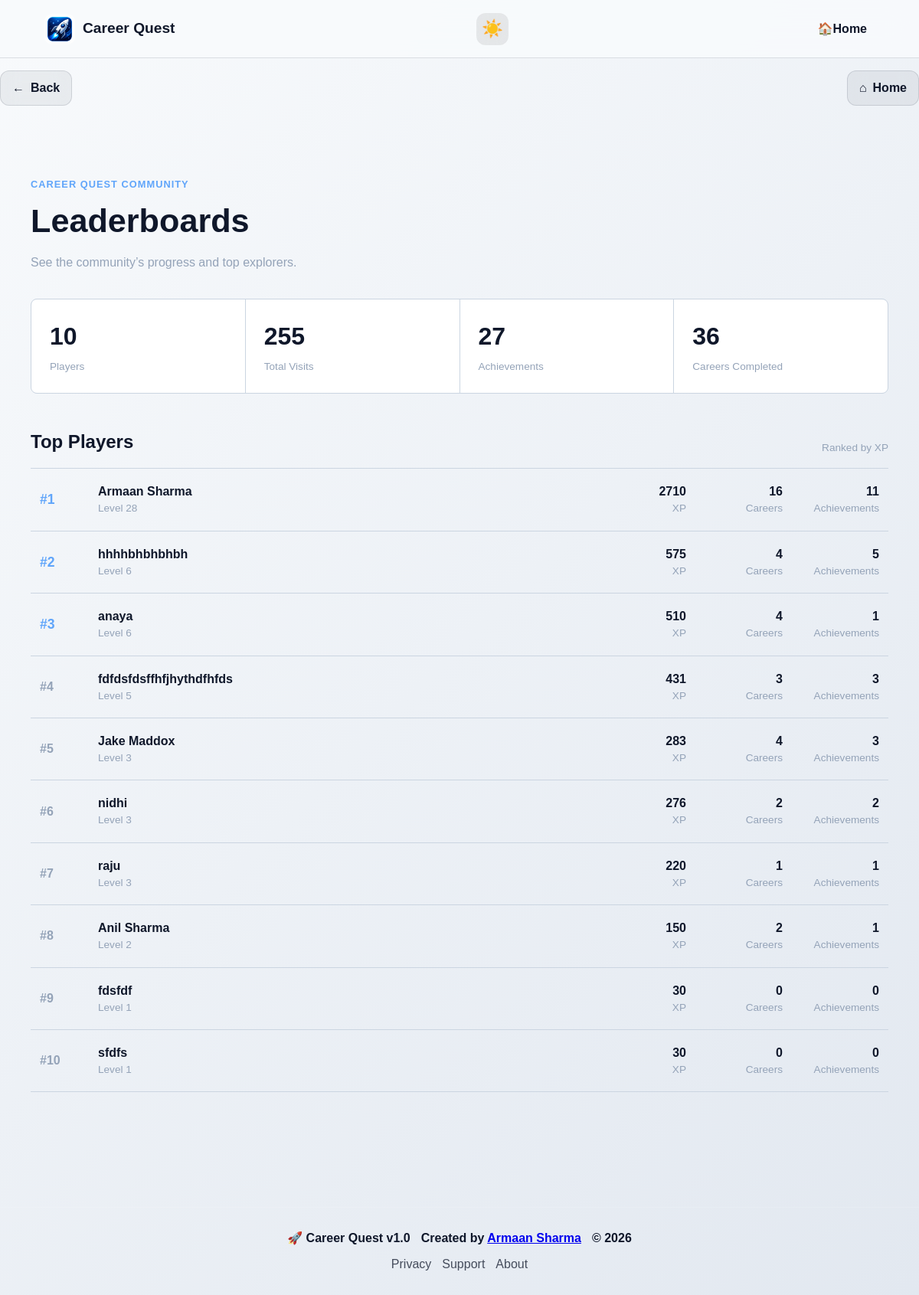
/leaderboards, run on an earlier commit of the app's database.
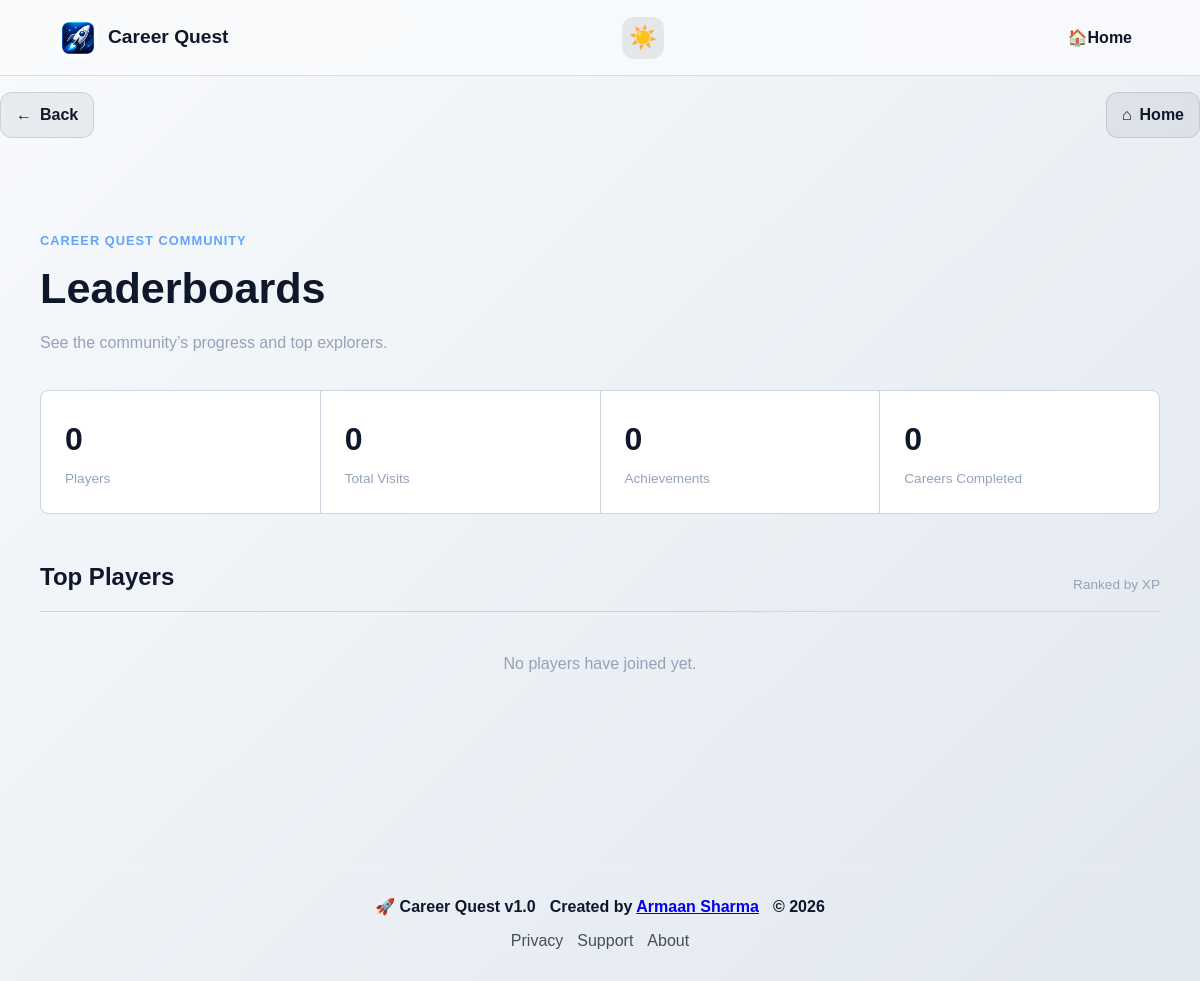
And on a later commit of the database.
### tables this page shows
CREATE TABLE players (

            name TEXT PRIMARY KEY,

            xp INTEGER DEFAULT 0,

            careers_completed INTEGER DEFAULT 0
        , current_streak INTEGER DEFAULT 0, best_streak INTEGER DEFAULT 0, last_active TEXT);

### app.py (the view)
@app.route("/leaderboards")
def leaderboards():
    players, stats = get_leaderboard_data()
    return render_template(
        "leaderboards.html",
        players=players,
        stats=stats
    )

### database.py (called while the page is built)
def get_db():
    conn = sqlite3.connect("career_quest.db")
    conn.row_factory = sqlite3.Row
    return conn

### templates/leaderboards.html
{% extends "base.html" %}
{% block content %}
<div class="container leaderboard-page">
    <header class="leaderboard-header">
        <p class="section-label">Career Quest Community</p>
        <h1>Leaderboards</h1>
        <p>See the community’s progress and top explorers.</p>
    </header>
    <div class="leaderboard-stats">
        <div>
            <strong>{{ stats["total_players"] }}</strong>
            <span>Players</span>
        </div>
        <div>
            <strong>{{ stats["visits"] }}</strong>
            <span>Total Visits</span>
        </div>
        <div>
            <strong>{{ stats["total_achievements"] }}</strong>
            <span>Achievements</span>
        </div>
        <div>
            <strong>{{ stats["total_careers_completed"] }}</strong>
            <span>Careers Completed</span>
        </div>
    </div>
    <section class="player-ranking">
        <div class="ranking-heading">
            <h2>Top Players</h2>
            <span>Ranked by XP</span>
        </div>
        {% if players %}
        <div class="ranking-list">
            {% for player in players %}
            <div class="ranking-row {% if loop.index <= 3 %}top-player{% endif %}">
                <span class="ranking-position">
                    #{{ loop.index }}
                </span>
                <div class="ranking-player">
                    <strong>{{ player["name"] }}</strong>
                    <span>Level {{ (player["xp"] // 100) + 1 }}</span>
                </div>
                <div class="ranking-value">
                    <strong>{{ player["xp"] }}</strong>
                    <span>XP</span>
                </div>
                <div class="ranking-value">
                    <strong>{{ player["careers_completed"] }}</strong>
                    <span>Careers</span>
                </div>
                <div class="ranking-value">
                    <strong>{{ player["achievements"] }}</strong>
                    <span>Achievements</span>
                </div>
            </div>
            {% endfor %}
        </div>
        {% else %}
        <p class="empty-ranking">
            No players have joined yet.
        </p>
        {% endif %}
    </section>
</div>
{% endblock %}

### templates/base.html (shortened to what this page needs)
<!DOCTYPE html>
<html lang="en">
<head>
    <link
        rel="stylesheet"
        href="{{ url_for('static', filename='style.css') }}"
    >
    <link
        rel="stylesheet"
        href="{{ url_for('static', filename='mobile-polish.css') }}"
    >
</head>
<body>
<nav class="navbar" id="site-navbar" aria-label="Main navigation">
    <a class="nav-brand nav-brand-link" href="/" aria-label="Career Quest home">
        <img
            src="{{ url_for('static', filename='logo.png') }}"
            class="nav-logo"
            alt=""
        >
        <span>Career Quest</span>
    </a>
    <div class="nav-controls">
        <button
            id="theme-toggle"
            class="theme-toggle"
            type="button"
            aria-label="Switch color theme"
            title="Switch color theme"
        >
        </button>
    </div>
    <div class="nav-links" id="primary-nav-links">
        <a href="/">
            <span aria-hidden="true">🏠</span>
            Home
        </a>
    </div>
</nav>
<div
    class="navigation-safety-bar"
    id="navigation-safety-bar"
    hidden
>
    <button
        type="button"
        class="app-back-button"
        id="app-back-button"
    >
        <span aria-hidden="true">←</span>
        Back
    </button>
    <a href="/" class="app-home-button">
        <span aria-hidden="true">⌂</span>
        Home
    </a>
</div>
<main id="main-content" class="site-main">
    {% block content %}
    {% endblock %}
</main>
<footer class="footer">
    <div class="footer-brand-line">
        <span>
            🚀 Career Quest v1.0
        </span>
        <span>
            Created by
            <a href="https://github.com/Armaan788" target="_blank" rel="noopener noreferrer">
                Armaan Sharma
            </a>
        </span>
        <span>
            © 2026
        </span>
    </div>
    <div class="footer-links">
        <a href="/privacy">
            Privacy
        </a>
        <a href="/support">
            Support
        </a>
        <a href="/about">
            About
        </a>
    </div>
</footer>
</body>
</html>

### static/mobile-polish.css (style rules this page uses)
:root { --cq-page-padding: clamp(14px, 3vw, 24px); --cq-safe-top: env(safe-area-inset-top, 0px); --cq-safe-right: env(safe-area-inset-right, 0px); --cq-safe-bottom: env(safe-area-inset-bottom, 0px); --cq-safe-left: env(safe-area-inset-left, 0px); --cq-touch-size: 48px; --cq-panel: rgba(15, 23, 42, 0.94); --cq-panel-light: rgba(248, 250, 252, 0.97); --cq-border: rgba(255, 255, 255, 0.13); --cq-shadow: 0 18px 45px rgba(2, 6, 23, 0.28); }
html { min-width: 320px; scroll-behavior: smooth; -webkit-text-size-adjust: 100%; text-size-adjust: 100%; }
body { width: 100%; max-width: 100%; overflow-x: hidden; padding-right: max(var(--cq-page-padding), var(--cq-safe-right)); padding-bottom: max(24px, var(--cq-safe-bottom)); padding-left: max(var(--cq-page-padding), var(--cq-safe-left)); }
img, svg, video, canvas { max-width: 100%; height: auto; }
button, a, input, select, textarea { -webkit-tap-highlight-color: transparent; }
button, input, select, textarea { font: inherit; }
button, .btn, .option-btn, .nav-links a, .mobile-menu-toggle, .theme-toggle, .app-back-button, .app-home-button { touch-action: manipulation; }
.site-main { min-height: 60vh; }
.navbar { isolation: isolate; gap: 18px; }
.nav-brand-link { color: inherit; text-decoration: none; flex: 0 0 auto; }
.nav-controls { display: flex; align-items: center; gap: 8px; margin-left: auto; }
.theme-toggle { position: static; flex: 0 0 auto; width: 42px; height: 42px; min-width: 42px; min-height: 42px; margin: 0; }
.nav-links { margin-left: auto; }
.nav-links a { display: inline-flex; align-items: center; justify-content: center; min-height: 42px; }
.navigation-safety-bar { width: min(1200px, 100%); margin: 16px auto 0; display: flex; align-items: center; justify-content: space-between; gap: 10px; }
.app-back-button, .app-home-button { min-height: 44px; display: inline-flex; align-items: center; justify-content: center; gap: 8px; padding: 10px 15px; border: 1px solid var(--cq-border); border-radius: 12px; color: inherit; background: rgba(255, 255, 255, 0.08); text-decoration: none; font-weight: 800; cursor: pointer; backdrop-filter: blur(12px); transition: transform 0.18s ease, background 0.18s ease; }
body.light-mode .mobile-menu-toggle, body.light-mode .app-back-button, body.light-mode .app-home-button { border-color: rgba(15, 23, 42, 0.12); background: rgba(15, 23, 42, 0.06); }
*, *::before, *::after { box-sizing: border-box; }
html, body { width: 100%; max-width: 100%; margin: 0; overflow-x: hidden !important; overscroll-behavior-x: none; }
body { position: relative; padding: 0 !important; touch-action: pan-y pinch-zoom; }
.site-main, .footer, .navbar, .navigation-safety-bar { width: 100%; max-width: 100%; }
.site-main { min-width: 0; }
.site-main > *, .container, .card, .quiz-card, .result-card, form, section, article { min-width: 0; }
.footer { margin-right: 0 !important; margin-left: 0 !important; }

What changed in the data, as far as the page shows it:
removed players: name "Armaan Sharma", (player['xp']//100)+1 "28", xp "2710", careers_completed "16", achievements "11"
removed players: name "hhhhbhbhbhbh", (player['xp']//100)+1 "6", xp "575", careers_completed "4", achievements "5"
removed players: name "anaya", (player['xp']//100)+1 "6", xp "510", careers_completed "4", achievements "1"
removed players: name "fdfdsfdsffhfjhythdfhfds", (player['xp']//100)+1 "5", xp "431", careers_completed "3", achievements "3"
removed players: name "Jake Maddox", (player['xp']//100)+1 "3", xp "283", careers_completed "4", achievements "3"
removed players: name "nidhi", (player['xp']//100)+1 "3", xp "276", careers_completed "2", achievements "2"
removed players: name "raju", (player['xp']//100)+1 "3", xp "220", careers_completed "1", achievements "1"
removed players: name "Anil Sharma", (player['xp']//100)+1 "2", xp "150", careers_completed "2", achievements "1"
removed players: name "fdsfdf", (player['xp']//100)+1 "1", xp "30", careers_completed "0", achievements "0"
removed players: name "sfdfs", (player['xp']//100)+1 "1", xp "30", careers_completed "0", achievements "0"
Also different on the page:
{{ stats["total_players"] }}: "10" → "0"
{{ stats["visits"] }}: "255" → "0"
{{ stats["total_achievements"] }}: "27" → "0"
{{ stats["total_careers_completed"] }}: "36" → "0"
text now shown: "No players have joined yet."
